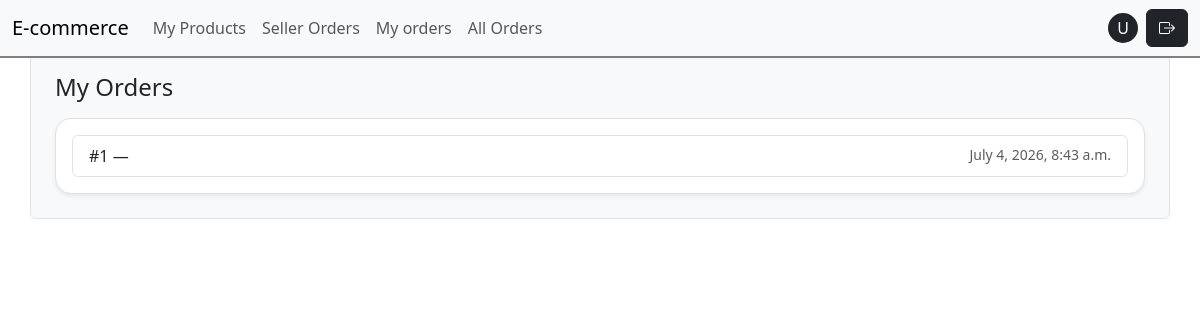
Page /my-orders/ (signed in) on the committed database.
### accounts/models.py (models this page shows, shortened)
class User(AbstractUser):
    class Role(models.TextChoices):
        BUYER = "BUYER", "Buyer"
        SELLER = "SELLER", "Seller"
    role = models.CharField(
        choices=Role.choices,
        default=Role.BUYER
    )
    image = models.ImageField(upload_to="avatars/", null=True, blank=True)
    phone_number = models.CharField(max_length=13, help_text="+998998889911")
    address = models.CharField(max_length=255)

### orders/models.py (models this page shows, shortened)
class Order(models.Model):
   user = models.ForeignKey(  # buyurtma egasi (xaridor)
       settings.AUTH_USER_MODEL,
       on_delete=models.CASCADE,
       related_name="orders"
   )
   full_name = models.CharField(max_length=120)  # checkoutdagi ism-familiya
   phone = models.CharField(max_length=30)  # telefon
   address = models.TextField()  # manzil (sodda variant)
   delivery_method = models.CharField(max_length=50, default="standard")  # yetkazish turi
   note = models.TextField(blank=True)  # izoh (ixtiyoriy)
   created_at = models.DateTimeField(auto_now_add=True)  # yaratilgan vaqt

### orders/views.py (the view)
# urls.py: path("my-orders/", views.MyOrdersListView.as_view(), name="my_orders"),  # history
class MyOrdersListView(LoginRequiredMixin, ListView):
   model = Order
   template_name = "orders/my_orders.html"
   context_object_name = "orders"
   paginate_by = 10  # 10 tadan ko‘rsatadi
   def get_queryset(self):
       return Order.objects.filter(user=self.request.user).order_by("-created_at")  # faqat o‘z orderlari

### templates/orders/my_orders.html (shortened to what this page needs)
{% extends "base.html" %}
{% block body %}
<div class="container bg-light border rounded p-4 my-5">
<h1 class="h4 mb-3">My Orders</h1>
<div class="card shadow-sm border rounded-4">
 <div class="card-body">
   {% if orders %}
     <ul class="list-group">
       {% for o in orders %}
         <a class="list-group-item list-group-item-action d-flex justify-content-between"
            href="{% url 'order_detail' o.id %}">
           <span>#{{ o.id }} —</span>
           <span class="text-muted small">{{ o.created_at }}</span></a>
       {% endfor %}</ul>
   {% else %}
     <p class="text-muted mb-0">Hozircha buyurtma yo‘q.</p>
   {% endif %}</div></div>
</div>
{% endblock %}

### templates/includes/navbar.html (shortened to what this page needs)
<nav class="navbar navbar-expand-lg bg-body-tertiary">
  <div class="container-fluid">
    <a class="navbar-brand" href="/">E-commerce</a>
    <div class="collapse navbar-collapse" id="navbarSupportedContent">
      <ul class="navbar-nav me-auto mb-2 mb-lg-0">
        {% if request.user.is_authenticated and request.user.role == "SELLER" %}
        <li class="nav-item">
            <a class="nav-link" href="{% url 'seller_products' %}">
              My Products
            </a>
          </li>
          <li class="nav-item">
            <a href="{% url 'seller_order_items' %}" class="nav-link">Seller Orders</a>
          </li>
          {% endif %}
        <li class="nav-item">
          <a href="{% url 'my_orders' %}" class="nav-link">My orders</a>
        </li>
        {% if request.user.is_staff %}
        <li class="nav-item">
          <a class="nav-link" href="{% url 'seller_orders' %}">All Orders</a>
        </li>
        {%endif %}
      </ul>
      <div class="right d-flex justify-content-center align-items-center">
        {% if user.is_authenticated %}
         <a href="{% url 'profile_detail' %}" style="width:30px;height:30px;" class="text-decoration-none mx-2 rounded rounded-circle bg-dark text-white d-flex justify-content-center align-items-center">
                {{ user.username|slice:1|title }}
          </a>
          <form method="post" action="{% url 'logout' %}">
            <button class="btn btn-dark"><i class="bi bi-box-arrow-right"></i></button>
          </form>
          {% else %}
          <a class="btn btn-dark mx-2" href="{% url 'login' %}">Login</a>
          <a class="btn btn-secondary" href="{% url 'signup' %}">Signup</a>
          {%endif%}
      </div>
    </div>
  </div>
</nav>

### static/css/style.css (style rules this page uses)
nav { position: fixed !important; top: 0px !important; left: 0 !important; right: 0 !important; z-index: 1; border-bottom: 2px solid gray; }

### rows in the picture
User: username "U"
Order: id "1", created_at "July 4, 2026, 8:43 a.m."
